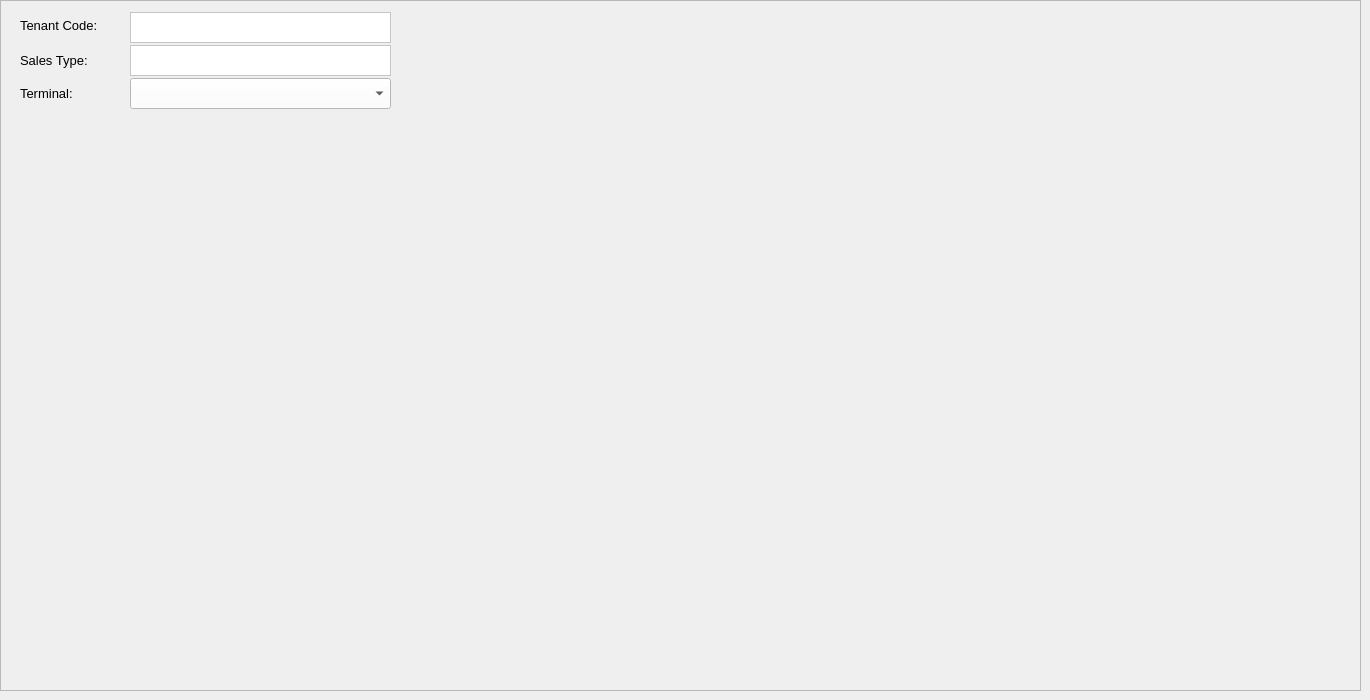
    <widget class="QWidget" name="tabSMSetup">
     <attribute name="title">
      <string>SM Setup</string>
     </attribute>
     <widget class="QFrame" name="frame_28">
      <property name="geometry">
       <rect>
        <x>0</x>
        <y>0</y>
        <width>1361</width>
        <height>691</height>
       </rect>
      </property>
      <property name="frameShape">
       <enum>QFrame::StyledPanel</enum>
      </property>
      <property name="frameShadow">
       <enum>QFrame::Raised</enum>
      </property>
      <widget class="QTextEdit" name="textEditSMSalesType">
       <property name="geometry">
        <rect>
         <x>130</x>
         <y>45</y>
         <width>261</width>
         <height>31</height>
        </rect>
       </property>
       <property name="font">
        <font>
         <family>Segoe UI</family>
         <pointsize>10</pointsize>
        </font>
       </property>
       <property name="styleSheet">
        <string notr="true">background-color: rgb(255, 255, 255);
color: rgb(0, 0, 0);</string>
       </property>
      </widget>
      <widget class="QLabel" name="label_97">
       <property name="geometry">
        <rect>
         <x>20</x>
         <y>83</y>
         <width>111</width>
         <height>21</height>
        </rect>
       </property>
       <property name="font">
        <font>
         <family>Segoe UI</family>
         <pointsize>10</pointsize>
        </font>
       </property>
       <property name="text">
        <string>Terminal:</string>
       </property>
      </widget>
      <widget class="QTextEdit" name="textEditSMTenantCode">
       <property name="geometry">
        <rect>
         <x>130</x>
         <y>12</y>
         <width>261</width>
         <height>31</height>
        </rect>
       </property>
       <property name="font">
        <font>
         <family>Segoe UI</family>
         <pointsize>10</pointsize>
        </font>
       </property>
       <property name="styleSheet">
        <string notr="true">background-color: rgb(255, 255, 255);
color: rgb(0, 0, 0);</string>
       </property>
      </widget>
      <widget class="QLabel" name="label_98">
       <property name="geometry">
        <rect>
         <x>20</x>
         <y>15</y>
         <width>101</width>
         <height>21</height>
        </rect>
       </property>
       <property name="font">
        <font>
         <family>Segoe UI</family>
         <pointsize>10</pointsize>
        </font>
       </property>
       <property name="text">
        <string>Tenant Code:</string>
       </property>
      </widget>
      <widget class="QLabel" name="label_99">
       <property name="geometry">
        <rect>
         <x>20</x>
         <y>50</y>
         <width>101</width>
         <height>21</height>
        </rect>
       </property>
       <property name="font">
        <font>
         <family>Segoe UI</family>
         <pointsize>10</pointsize>
        </font>
       </property>
       <property name="text">
        <string>Sales Type:</string>
       </property>
      </widget>
      <widget class="QComboBox" name="comboBoxSMTerminal">
       <property name="geometry">
        <rect>
         <x>130</x>
         <y>78</y>
         <width>261</width>
         <height>31</height>
        </rect>
       </property>
       <property name="styleSheet">
        <string notr="true">color: rgb(0, 0, 0);
background-color: rgb(255, 255, 255);</string>
       </property>
      </widget>
     </widget>
    </widget>
